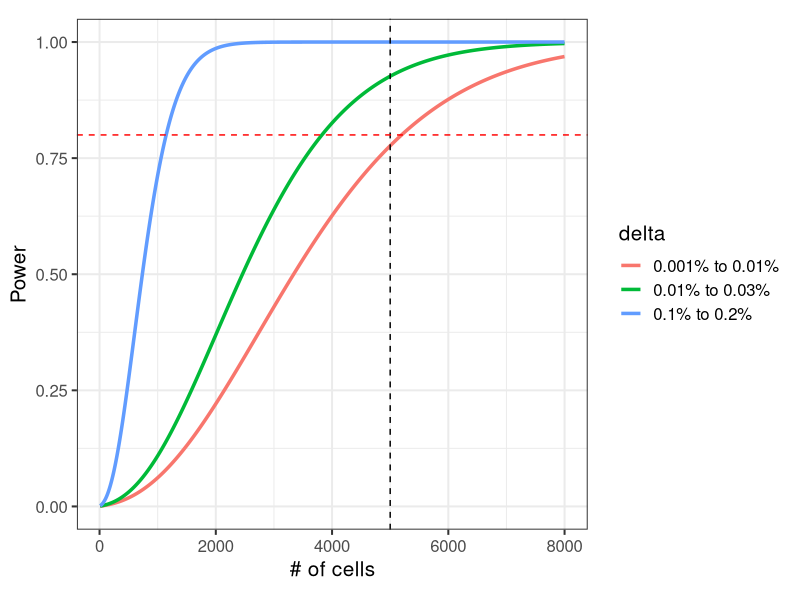
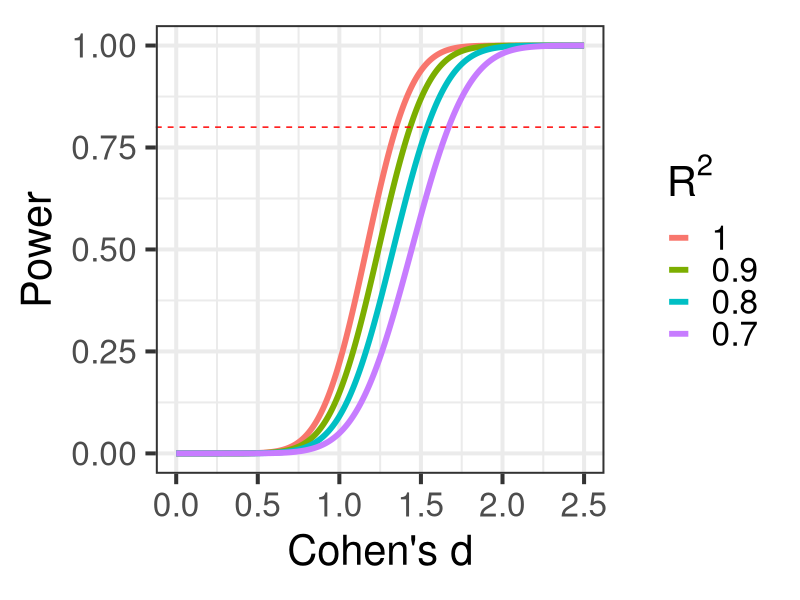
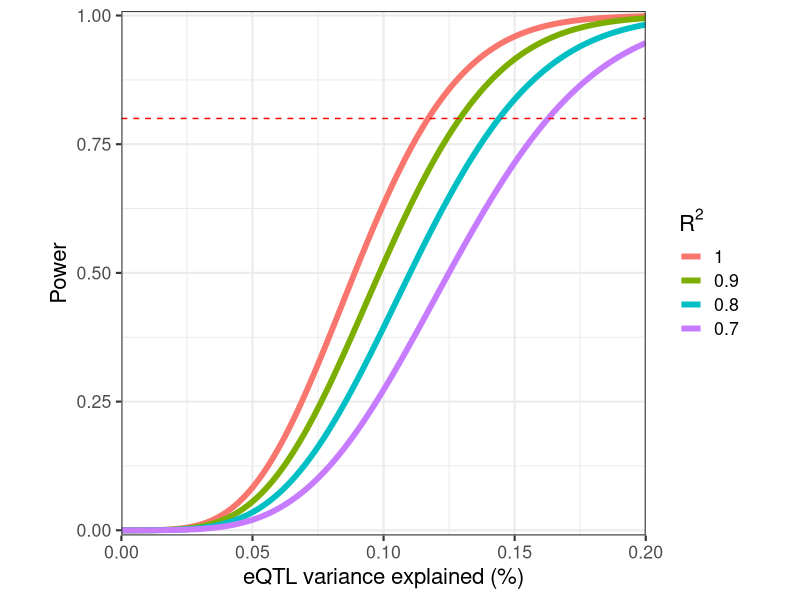
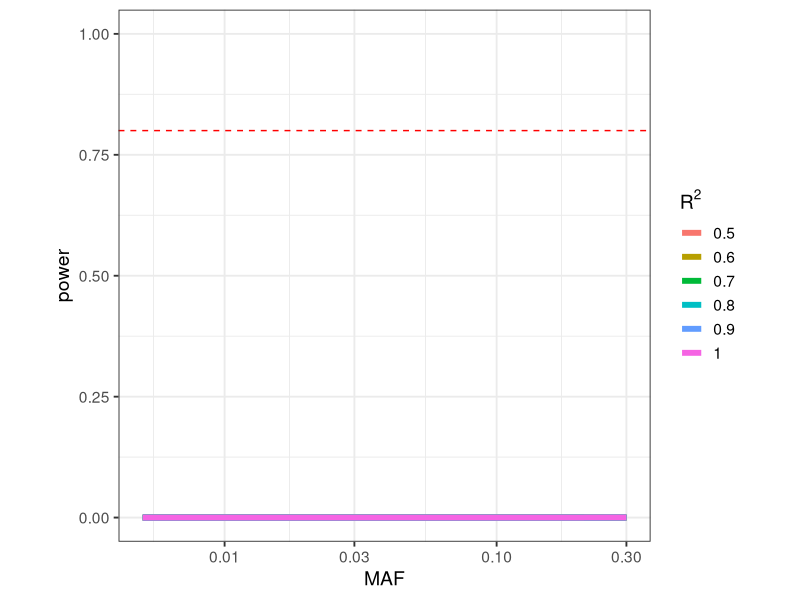

Here is the R script that generated these plots, in order:
## ---- chunk 1
library(ggplot2)
library(data.table)
library(xtable)

## ---- chunk 2
suppressPackageStartupMessages(library(knitr))
options(xtable.type="html")

knitr::opts_chunk$set(
  echo=TRUE,
  warning=FALSE,
  message=TRUE,
  error = FALSE,
  tidy = FALSE,
  cache = TRUE,
  cache.lazy = FALSE,
  dev = c("png", "pdf"), 
  fig.width=7, fig.height=7)

options(markdown.HTML.stylesheet = 'css/custom.css')
## ---- chunk 3

library(pwr)
n_samples = c(CTL = 50, AD=50)
n_cells = 5000
n_cells_max = 8000
prop_diff = list(c(0.001, 0.002), c(0.0001, 0.0003), c(0.00001, 0.0001))
n_cell_types = 5*15 #20*5

getPower = function(n1, n2, p1, p2, C, n_tests){
	sSq1 = p1*(1-p1)/ C
	sSq2 = p2*(1-p2)/ C

	sigSq = ((n1-1)*sSq1 + (n2-1)*sSq2) / (n1 + n2 -2)
	d = abs(p1 - p2)/sqrt(sigSq)

	pwr.t2n.test(n1=n1, n2=n2, d=d, sig.level = 0.05/n_tests )
}

getPowerCurve = function(n1, n2){
	# for each pair of proportions
	res = lapply(prop_diff, function(prop){
		p1 = prop[1]
		p2 = prop[2]

		# for each cell number
		res = lapply( seq(10, n_cells_max, by = 3), function(C){
			res = getPower(n1, n2, p1, p2, C, n_cell_types)
			data.frame(n1, n2, p1, p2, C, d = res$d, power= res$power, delta=paste0(p1*100, '% to ', p2*100, '%'))
			})
		do.call("rbind", res)
		})
	do.call("rbind", res)
}

# for each disease
res = lapply(names(n_samples)[-1], function(ID){
	res = getPowerCurve(n_samples['CTL'], n_samples[ID])
	res$Disease = ID
	res 
})
res = do.call("rbind", res)

ggplot(res, aes(C, power, color=delta)) + geom_line(size=1.2) + theme_bw(15) + theme(aspect.ratio=1, plot.title = element_text(hjust = 0.5)) + xlab("# of cells") + ylim(0, 1) + geom_vline(xintercept=n_cells, color="black", linetype="dashed") + geom_hline(yintercept=0.8, color="red", linetype="dashed") + ylab("Power")
## ---- chunk 4
# Sample size required to get 80% power
res = data.table(res)
res$Dataset = with(res, paste(Disease, delta))
tab = res[,.SD[min(which(power>.80)),],by=Dataset]
tab$Cells_per_individual = as.integer(tab$C)
print(xtable(tab[,c('Dataset', 'Cells_per_individual', 'power')], type="html"), include.rownames=FALSE)
## ---- chunk 5
n_genes = 10000
n_tests = n_genes * n_cell_types

getPower = function(n1, n2, d, n_tests, rsq){
	# pwr.t2n.test(n1=n1, n2=n2, d=d, sig.level = 0.05/n_tests )

	# Compute n_Eff, need to divide by 2 becaues n is the number in each set
	N_eff = 4 / (1/n1 + 1/n2)
	pwr.t.test(n=N_eff/2 * rsq, d=d, sig.level = 0.05/n_tests )
}

getPowerCurve = function(n1, n2, n_tests, rsq){
	# for each cell number
	res = lapply( seq(0, 2.5, length.out=1000), function(delta){
		res = getPower(n1, n2, delta, n_tests, rsq)
		data.frame(n1, n2, d = res$d, rsq, power= res$power)
		})
	do.call("rbind", res)
}

# for each disease
res = lapply(names(n_samples)[-1], function(ID){
	res = lapply( c( .7, .8, .9,1), function(rsq){
		res = getPowerCurve(n_samples['CTL'], n_samples[ID], n_tests, rsq)
		res$Disease = ID
		res 
	})
	do.call("rbind", res)
})
res = do.call("rbind", res)

res$rsq_text = with(res, factor(rsq, rev(sort(unique(rsq)))))
res = res[order(res$rsq, decreasing=FALSE),]

ggplot(res, aes(d, power, color=rsq_text)) + geom_line(size=2) + theme_bw(30) + theme(aspect.ratio=1, plot.title = element_text(hjust = 0.5)) + ylim(0, 1) + xlab("Cohen's d")  + scale_color_discrete(bquote(R^2)) + geom_hline(yintercept=0.8, color="red", linetype="dashed") + ylab("Power")
## ---- chunk 6
res = data.table(res)
res$Dataset = with(res, paste(Disease, rsq))
# Sample size required to get 80% power
tab = res[,.SD[min(which(power>.80)),],by=Dataset]
print(xtable(tab[,c('Disease', 'rsq', 'power', 'd')], type="html"), include.rownames=FALSE)
## ---- chunk 7
n = sum(n_samples)
n = 300
# f = .1
rsq = .8

# get 1e-6 cutoff in each cell type
# n_tests = 50000 * 100
n_snps_per_gene = 10 # effective number of tests per gene
n_tests = n_snps_per_gene*n_genes * n_cell_types

# effective number of tests from standard eqtl analysis
meff_tests_std = 5000

n_tests = meff_tests_std * n_cell_types

-log10(0.05/n_tests)

getPower = function(n, rsq, f, n_tests){
	pwr.r.test(n*rsq, r=sqrt(f), sig.level=0.05/n_tests)
}

# for each f value
res = lapply( seq(0, .20, length.out=500), function(f){
	# for each rsq
	res = lapply( c(.7, .8, .9,1), function(rsq){
		res = getPower(n, rsq, f, n_tests)
		data.frame(n, rsq, f, power=res$power)
	})
	res = do.call("rbind", res)
})
res = do.call("rbind", res)

res$rsq_text = with(res, factor(rsq, rev(sort(unique(rsq)))))
res = res[order(res$rsq_text, decreasing=FALSE),]

ggplot(res, aes(f, power, color=rsq_text)) + geom_line(size=2) + theme_bw(16) + theme(aspect.ratio=1, plot.title = element_text(hjust = 0.5)) + ylim(0, 1) + xlab("eQTL variance explained (%)") + scale_color_discrete(bquote(R^2)) + geom_hline(yintercept=0.8, color="red", linetype="dashed") + scale_x_continuous(expand=c(0,0)) + scale_y_continuous(expand=c(0,0.01)) + ylab("Power")
## ---- chunk 8
res = data.table(res)    
# Sample size required to get 80% power
tab = res[,.SD[min(which(power>.80)),],by=rsq]
tab$f = format(tab$f, digits=2)
print(xtable(tab[,c('rsq', 'power', 'f')], type="html"), include.rownames=FALSE)
## ---- chunk 9
knitr::knit_exit()
## ---- chunk 10
beta = 0.11384

n = sum(n_samples)

n_tests = 50000 * 100

# for each f value
res = lapply( seq(0.005, .3, length.out=500), function(maf){

	# need to scale by sqrt(n) because beta is already scaled
	f = 2*beta^2 * maf * (1-maf) * sqrt(n)

	# for each rsq
	res = lapply( c(.5, .6, .7, .8, .9,1), function(rsq){
		res = getPower(n, rsq, f, n_tests)
		data.frame(n, rsq, f, maf, power=res$power)
	})
	res = do.call("rbind", res)
})
res = do.call("rbind", res)

ggplot(res, aes(maf, power, color=as.character(rsq))) + geom_line(size=2) + theme_bw(14) + theme(aspect.ratio=1, plot.title = element_text(hjust = 0.5)) + ylim(0, 1) + xlab("MAF") + scale_color_discrete(bquote(R^2)) + geom_hline(yintercept=0.8, color="red", linetype="dashed") + scale_x_log10()
